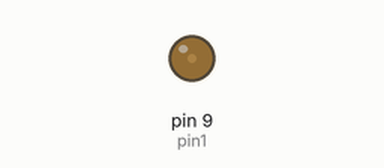
This sketch was run on a simulated Arduino Uno, built with avr-gcc and run on an emulated ATmega328P. Parts: output pins drawn as LEDs (lit = HIGH).

Above: at 0.05 s.
At 1.0 s:
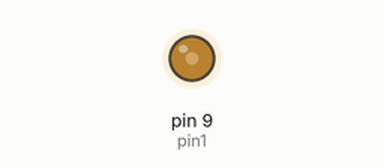
At 2.0 s:
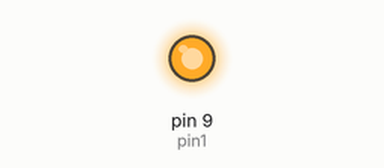
Timing chart, 0 to 4.6 s (numbered marks = the images above):
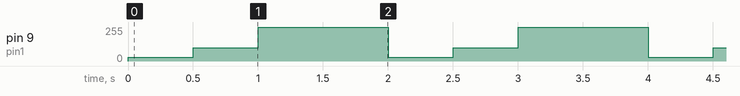

Measured:
- by itself, pin 9 (pin1): repeats every 2.0 s: 100/255 0.50 s, 255/255 1.0 s, 30/255 0.50 s

The sketch:

AnalogWrite.ino
```cpp
int pin1 = 9;
int delay_time = 500;
int brightness1 = 30;
int brightness2 = 100;
int brightness3 = 255;

void setup() {
  // put your setup code here, to run once:
pinMode(pin1, OUTPUT);
}

void loop() {
  // put your main code here, to run repeatedly:
analogWrite(pin1, brightness1);
delay(delay_time);

analogWrite(pin1, brightness2);
delay(delay_time);

analogWrite(pin1, brightness3);
delay(1000);
}
```
